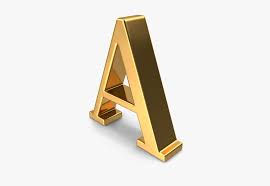
//> input picture opencv_testimage.jpeg, 270 x 186 px
$ ./sparseflow opencv_testimage.jpeg 'Projected Frame.jpeg'   (built with g++ and OpenCV 4)
//> lines starting //> are read from the running program, lines starting //| are printed output that depends on the picture
#include "opencv2/opencv.hpp"
#include <iostream>
#include <stdexcept>
#include <fstream>

using namespace std;
using namespace cv;
// Comparator Function for sorting of Source points( As Clicked By User)
bool comp(pair<int,int> x,pair<int,int> y)
{
    if(x.second<y.second)
        return true;
    if(x.second == y.second)
    {
        return x.first<y.first;
    }
    return false;
}

// Global Vectors for storing points
vector<Point2f> source_pts,destination_pts;
vector<pair<int,int>> source_pts_temp,destination_pts_temp;

Mat homography;

// Global Variable for storing number of times left mouse button is clicked on the displayed image
int number_of_mouse_clicks = 0;

// Processing Clicked Points
void CLICKDETECTION(int event, int x, int y, int flags, void* userdata)
{
    if( event == EVENT_LBUTTONDOWN and number_of_mouse_clicks < 4 )
    {
        source_pts_temp.push_back(make_pair(x,y));
        number_of_mouse_clicks++;
        if(number_of_mouse_clicks == 4)
        {
            destroyWindow("Original Frame");
        }
    }

}

// AutoScaling Destinantion Points according to size of image
/*
    We used Riju Ma'am destination point coordinates. But if original image has small size then there could be a issue of
    going out of boundary. So to accomodate that we scaled the destination points using the normal image size as 1920x1080.
*/
void AutoScaling (int a , int b) {
    for (int i = 0; i<4 ; i++){
        destination_pts_temp[i].first = destination_pts_temp[i].first*a/1920;
        destination_pts_temp[i].second = destination_pts_temp[i].second*b/1080;
        int x = destination_pts_temp[i].first;
        int y = destination_pts_temp[i].second;
        destination_pts.push_back(Point2f(x,y));
    }
}

void empty_image(string s, Mat&crop)
{
//> called with s = "opencv_testimage.jpeg"
    // Reading Image
    Mat img = imread(s, IMREAD_GRAYSCALE);
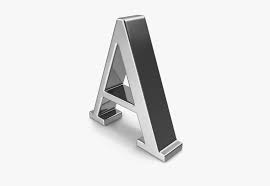
//> img: 186 rows x 270 cols, CV_8UC1; min 14, max 255, mean 229.5

    // Error Reading Image
    if ( !img.data )
    {
        throw std::invalid_argument( "Image File not found or unable to open");
        return;
    }

    // Creating a Window Frame
    namedWindow("Original Frame",  WINDOW_AUTOSIZE);

    // Detecting a Mouse Click
    setMouseCallback("Original Frame", CLICKDETECTION, NULL);

    // Showing the Image Frame
    imshow("Original Frame", img);

    // Storing size of image for Autoscaling
    int width_of_inputimage = img.cols; // x coordinate
//> width_of_inputimage = 270
    int height_of_inputimage=img.rows;  // y coordinate
//> height_of_inputimage = 186

    // Storing Points in the order (Top Left,Top Right,Bottom Left,Bottom Right)
    destination_pts_temp = {make_pair(472,52),make_pair(800,52),make_pair(472,830),make_pair(800,830)};

    /*
        Automatially Closing the image frame when user clicks 4 points(handled in CLICKDETECTION function).
        If 4 clicks not detected on the frame and the frame is closed or a key is pressed then raising an exception.

    */
    waitKey(0);
//> the left mouse button is pressed and released at (67, 46)
//> the left mouse button is pressed and released at (202, 46)
//> the left mouse button is pressed and released at (202, 139)
//> the left mouse button is pressed and released at (67, 139)
    if(cv::getWindowProperty("Original Frame",cv::WND_PROP_VISIBLE)!=1 and number_of_mouse_clicks < 4)
    {
        throw std::invalid_argument( "Image Closed before selecting 4 points");
        return;
    }

    // Ordering the Points Clicked by the user according to (Top Left,Top Right,Bottom Left,Bottom Right)
    sort(source_pts_temp.begin(),source_pts_temp.end(),comp);
    sort(source_pts_temp.begin(),source_pts_temp.begin()+2);
    sort(source_pts_temp.begin()+2,source_pts_temp.end());

    // Storing Source points in the OpenCV coordinates format
    for(int i = 0; i< 4; i++)
    {
        source_pts.push_back(Point2f(source_pts_temp[i].first,source_pts_temp[i].second));
    }

    //Calling the autoscaling Function
    AutoScaling(width_of_inputimage,height_of_inputimage);

    // Finding the homography matrix for given 2 set of points
    homography = findHomography(source_pts,destination_pts);

    // Defining Matrix for the projected image
    Mat projected_image;

    // Correcting the Camera Angle based on the found Homography Matrix
    warpPerspective(img,projected_image,homography,img.size());
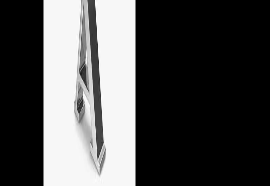
//> projected_image: 186 rows x 270 cols, CV_8UC1; min 0, max 255, mean 76.5


    // Showing the Projected Image
    // Defining the Cropped Coordinates for Cropping the Image
    Rect cropped_coordinates;

    //Setting the Top Left Coordinate from where the Image will be Cropped
    cropped_coordinates.x = destination_pts_temp[0].first;
//> cropped_coordinates = Rect(66, 0, 0, 0)
    cropped_coordinates.y = destination_pts_temp[0].second;
//> cropped_coordinates = Rect(66, 8, 0, 0)

    // Size of the Cropped Image
    cropped_coordinates.width = destination_pts_temp[1].first - destination_pts_temp[0].first;
//> cropped_coordinates = Rect(66, 8, 46, 0)
    cropped_coordinates.height = destination_pts_temp[2].second - destination_pts_temp[0].second;
//> cropped_coordinates = Rect(66, 8, 46, 134)

    // Forming the Matrix for Cropped Image
    crop = projected_image(cropped_coordinates);
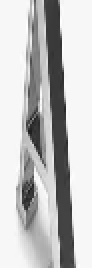
//> crop: 134 rows x 46 cols, CV_8UC1 (shown 2 times larger); min 30, max 255, mean 193.4


    return;
}
void homography_of_frames(Mat img,Mat&crop)
{

    // Defining Matrix for the projected image
    Mat projected_image;

    // Correcting the Camera Angle based on the found Homography Matrix
    warpPerspective(img,projected_image,homography,img.size());


    // Showing the Projected Image
    // Defining the Cropped Coordinates for Cropping the Image
    Rect cropped_coordinates;

    //Setting the Top Left Coordinate from where the Image will be Cropped
    cropped_coordinates.x = destination_pts_temp[0].first;
    cropped_coordinates.y = destination_pts_temp[0].second;

    // Size of the Cropped Image
    cropped_coordinates.width = destination_pts_temp[1].first - destination_pts_temp[0].first;
    cropped_coordinates.height = destination_pts_temp[2].second - destination_pts_temp[0].second;

    // Forming the Matrix for Cropped Image
    crop = projected_image(cropped_coordinates);

}

int main(int argc, char** argv)
{

    if(argc < 3)
    {
        cout<<"Please specify empty Image file as well Video file name in the format : ./a.out $(filename) $(Video Filename) or"<<endl;
        cout<<"To Compile and Execute Type Command : make all empty=$(filename) video = $(Video Filename)\nTo Compile Type Command : make compile\nTo Execute Type Command : make run empty=$(filename) video=$(Video Filename)"<<endl;
        throw std::invalid_argument( "Wrong Command Line Argument");
        return -1;
    }

    if(argc > 3)
    {
        cout<<"Too Many Arguments. Enter only a Empty Image Filename and Video Filename"<<endl;
        cout<<"To Execute Type Command : ./a.out $(filename) $(Video Filename) or"<<endl;
        cout<<"To Compile and Execute Type Command : make all empty=$(filename) video = $(Video Filename)\nTo Compile Type Command : make compile\nTo Execute Type Command : make run empty=$(filename) video=$(Video Filename)"<<endl;
        throw std::invalid_argument( "Wrong Command Line Argument");
        return -1;
    }
    time_t bas,bae;
    // Reading the Video
    VideoCapture cap(argv[2]);

    // if not success, exit program
    if (cap.isOpened() == false)
    {
        cout << "Cannot open the video file" << endl;
        return -1;
    }

    // Creating Matrix for Empty(Background) Image according to points chosen by user
    Mat emptyimg;
    empty_image(argv[1], emptyimg);
    time(&bas);
    // Storing Previous Frames
    Mat cropped_frame_prev;

    // Counting Number of frames
    int l = 1;

    vector<Scalar> colors;
    RNG rng;
    for(int i = 0; i < 100; i++)
    {
        int r = rng.uniform(0, 256);
        int g = rng.uniform(0, 256);
        int b = rng.uniform(0, 256);
        colors.push_back(Scalar(r,g,b));
    }

    Mat first,frame_prev,mask;

    vector<uchar> status;
    vector<float> err;
    TermCriteria criteria = TermCriteria((TermCriteria::COUNT) + (TermCriteria::EPS), 10, 0.03);
    vector<Point2f> corners;
    int maxCorners = 100,
        minDistance = 7,
        blockSize = 7;
    double qualityLevel = 0.3;

    cap.read(first);
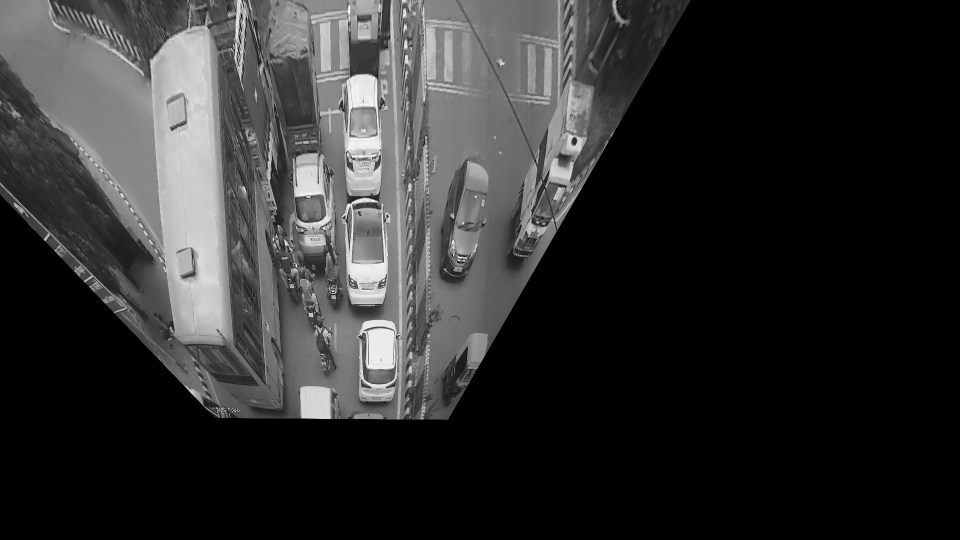
//> input picture Projected Frame.jpeg, 1920 x 1080 px (shown at 1/2 size)
//> first is the input picture: 1080 rows x 1920 cols, CV_8UC3; min 0, max 255, mean 47.5
    cvtColor(first,frame_prev,COLOR_BGR2GRAY);
    homography_of_frames(frame_prev,cropped_frame_prev);
//> in homography_of_frames, `warpPerspective(img,projected_image,homography,img.size());`:
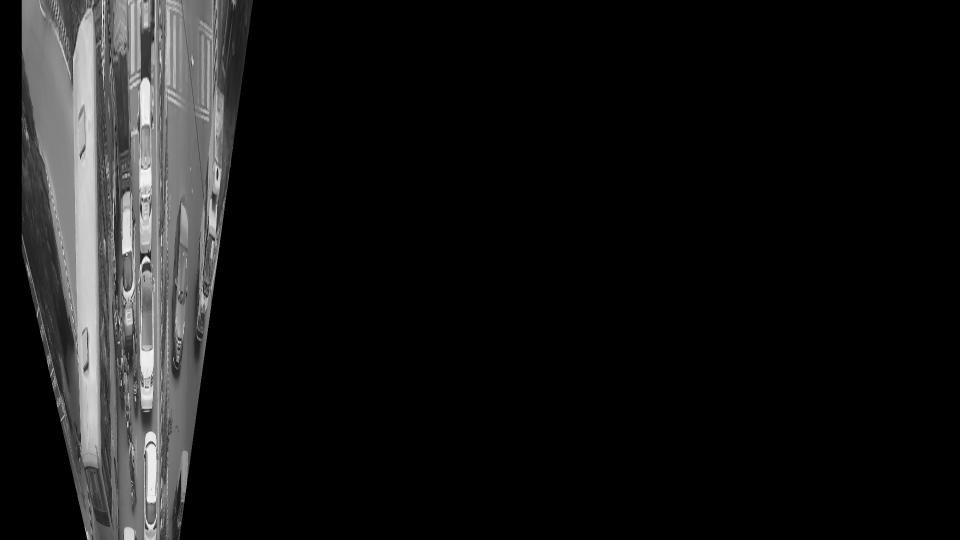
//> projected_image: 1080 rows x 1920 cols, CV_8UC1 (shown at 1/2 size); min 0, max 253, mean 21.4
//> in homography_of_frames, `crop = projected_image(cropped_coordinates);`:
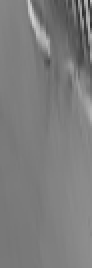
//> crop: 134 rows x 46 cols, CV_8UC1 (shown 2 times larger); min 44, max 210, mean 124.6

    //goodFeaturesToTrack(cropped_frame_prev, corners, maxCorners, qualityLevel, minDistance, Mat(), blockSize,false,0.04);

    mask = Mat::zeros(cropped_frame_prev.size(), first.type());
    //prevPts = corners;
    std::ofstream myfile;
    myfile.open ("sparseflow.csv");
    myfile << "Time(in seconds),Dynamic Density,\n";
    myfile<<1<<","<<0<<","<<0<<",\n";
    //Iterating Frame by Frame
    destroyAllWindows();
    while (true)
    {
        Mat frame;
        vector<Point2f> prevPts, nextPts;
        bool done = cap.read(frame); // read a new frame from video

        int total_pixels = 0;
        int dynamic_pixels = 0; // Counting Number of pixels changed in the last 3 frames
        int e_dynamic = 0;  // error for estimating dynamic density (Found Experimentally)

        //Breaking the while loop at the end of the video
        if (done == false) {
            cout << "Found the end of the video" << endl;
            break;
        }

        //Converting Video Frame to grayscale
        Mat temp_gray;
        cvtColor(frame, temp_gray, COLOR_BGR2GRAY);
        frame = temp_gray;
        Mat cropped_frame;

        // Applying Homography to the current frame
        homography_of_frames(frame,cropped_frame);

        goodFeaturesToTrack(cropped_frame_prev, corners, maxCorners, qualityLevel, minDistance, Mat(), blockSize,false,0.04);
//> corners = 5 Points (x, y): [44, 11], [22, 25], [38, 33], [44, 27], [20, 15]

        mask = Mat::zeros(cropped_frame_prev.size(), first.type());
        prevPts = corners;
//> prevPts has the same summary as corners


        //Mat flow(cropped_frame_prev.size(),cropped_frame_prev.type());
        calcOpticalFlowPyrLK(cropped_frame_prev, cropped_frame, prevPts, nextPts, status, err, Size(15,15), 2, criteria);
//> nextPts has the same summary as corners; status = [1, 1, 1, 1, 1]
        vector<Point2f> good_new;

        for(uint i = 0; i < prevPts.size(); i++)
        {
            // Select good points
            if(status[i] == 1) {
                good_new.push_back(nextPts[i]);
                // Draw the tracks
                line(mask,nextPts[i], prevPts[i], colors[i], 2);
                //circle(mask, nextPts[i], 5, colors[i], -1);
            }
        }
//> this loop made 5 passes
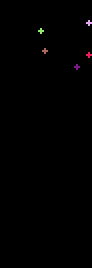
//> mask: 134 rows x 46 cols, CV_8UC3 (shown 2 times larger); mean B, G, R 0.5, 0.5, 0.7
        Mat a1,img;
        a1 = mask.clone();
        cvtColor(a1,img,COLOR_BGR2GRAY);
//> img: 134 rows x 46 cols, CV_8UC1


        // [16 lines of commented-out code are left out]
        imshow("frame2", img);
        int keyboard = waitKey(30);
        if (keyboard == 'q' || keyboard == 27)
            break;

        for(int i=0;i<emptyimg.rows;i++) {
            for (int j=0;j<emptyimg.cols;j++){
                total_pixels++;
                int a = img.at<uchar>(i,j);
                if (abs(a) > e_dynamic){
                    dynamic_pixels++;
                }
            }
        }
//> this loop made 134 passes
//> (total_pixels, dynamic_pixels) on passes 1 to 12: (46, 0), (92, 0), (138, 0), (184, 0), (230, 0), (276, 0), (322, 0), (368, 0), (414, 0), (460, 0), (506, 1), (552, 4)
//> after the loop, total_pixels = 6164; dynamic_pixels = 25
        float dynamic_density = 50*((float)dynamic_pixels)/((float)total_pixels);
//> dynamic_density = 0.203

        l++;
        prevPts = good_new;
        cropped_frame_prev = cropped_frame.clone();
        cout<<"Frame no: "<<l<<"    sparse density: "<<dynamic_density<<endl;
//| Frame no: 2    sparse density: 0.20279
//> `goodFeaturesToTrack(cropped_frame_prev, corners, maxCorners, qualityLe..`: corners = 4 Points (x, y): [22, 25], [44, 11], [38, 33], [20, 15]
//> `prevPts = corners;`: prevPts has the same summary as corners
//> `calcOpticalFlowPyrLK(cropped_frame_prev, cropped_frame, prevPts, nextP..`: nextPts has the same summary as corners; status = [1, 1, 1, 1]; err = [0, 24.69, 0, 0]
//> the loop `for(uint i = 0; i < prevPts.size(); i++)` made 4 passes
//> the 'q' key is pressed
        myfile<<l<<","<<0<<","<<dynamic_density<<",\n";

    }
    time(&bae);
    cout<<double(bae-bas)<<endl;

    return 0;

}
